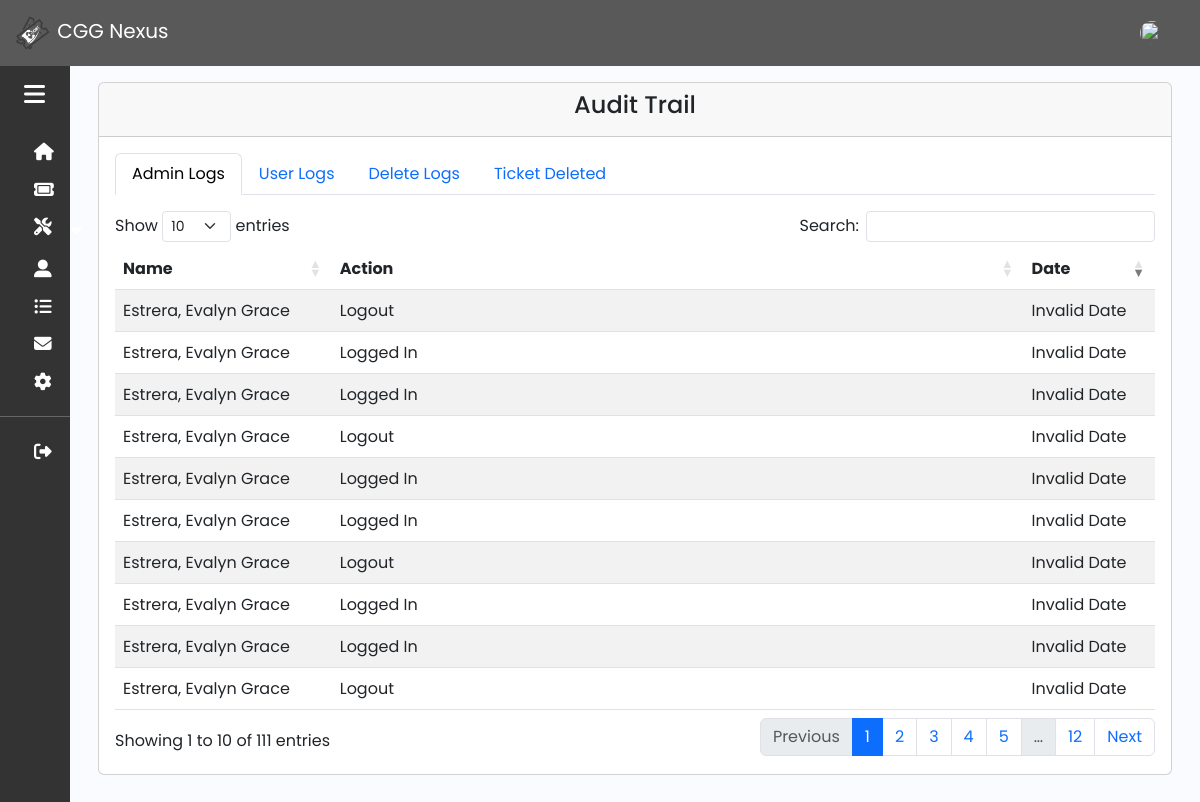
/admin/audit.php (signed in), run on the app's committed database.
### tables this page shows
CREATE TABLE `audit_trail` (
  `at_id` int(11) NOT NULL,
  `user_id` int(11) NOT NULL,
  `Action` varchar(550) NOT NULL,
  `delete_reason` varchar(255) NOT NULL,
  `Date` timestamp NOT NULL DEFAULT current_timestamp() ON UPDATE current_timestamp()
);

### admin/audit.php (the view, shortened to what this page needs)
<?php
include 'sidebar_navbar.php';
?>
<!DOCTYPE html>
<html lang="en">
<head>
    <link rel="stylesheet" href="css/bootstrap/bootstrap.min.css">
    <link rel="stylesheet" href="css/fontawesome/css/all.css">
    <link rel="stylesheet" href="https://cdnjs.cloudflare.com/ajax/libs/twitter-bootstrap/5.3.0/css/bootstrap.min.css">
    <link rel="stylesheet" href="https://cdn.datatables.net/1.13.7/css/dataTables.bootstrap5.min.css">
    <link rel="stylesheet" href="css/sidebar.css">
</head>
<body>
    <div class="main p-3">
        <div class="container">
            <div class="row">
                <div class="col-md-12">
                    <div class="card">
                        <div class="card-header">
                            <div class="text-center">
                                <h4>Audit Trail</h4>
                            </div>
                        </div>
                        <div class="card-body">
                            <ul class="nav nav-tabs nav-tabs-bordered">
                                <li class="nav-item">
                                    <button class="nav-link active" data-bs-toggle="tab" data-bs-target="#admin-audit">Admin Logs</button>
                                </li>
                                <li class="nav-item">
                                    <button class="nav-link" data-bs-toggle="tab" data-bs-target="#user-audit">User Logs</button>
                                </li>
                                <li class="nav-item">
                                    <button class="nav-link" data-bs-toggle="tab" data-bs-target="#delete-audit">Delete Logs</button>
                                </li>
                                <li class="nav-item">
                                    <button class="nav-link" data-bs-toggle="tab" data-bs-target="#ticket-delete">Ticket Deleted</button>
                                </li>
                            </ul>
                            <div class="tab-content mt-3">
                                <div class="tab-pane fade show active" id="admin-audit">
                                    <table id="adminTable" class="table table-striped" style="width:100%">
                                        <thead>
                                            <tr>
                                                <th>Name</th>
                                                <th>Action</th>
                                                <th>Date</th>
                                            </tr>
                                        </thead>
                                        <tbody>
                                            <?php
                                            $adminlogs = "SELECT audit_trail.user_id, audit_trail.Action, audit_trail.Date, CONCAT(user.lastname, ', ', user.firstname) AS NAME, user.role FROM audit_trail JOIN user ON audit_trail.user_id = user.user_id WHERE user.role = 0 ORDER BY audit_trail.Date DESC";
                                            $adminlogsResult = mysqli_query($con, $adminlogs);
                                            while ($row1 = mysqli_fetch_assoc($adminlogsResult)) {
                                                echo "<tr>";
                                                echo "<td>" . $row1['NAME'] . "</td>";
                                                echo "<td>" . $row1['Action'] . "</td>";
                                                echo "<td>" . date('F j, Y g:i A', strtotime($row1['Date'])) . "</td>";
                                                echo "</tr>";
                                            }
                                            ?>
                                        </tbody>
                                    </table>
                                </div>
                            </div>
                        </div>
                    </div>
                </div>
            </div>
        </div>
    </div>
</body>
</html>

### admin/css/sidebar.css (style rules this page uses)
body { font-family: "Poppins", sans-serif; }
.main { min-height: 100vh; width: 100%; overflow: hidden; transition: all 0.35s ease-in-out; background-color: #fafbfe; }
.nav-item, .fa-solid { color: white; }
li { display: inline-block; }

### data on the page
audit_trail: NAME "Estrera, Evalyn Grace", Action "Logout"
audit_trail: NAME "Estrera, Evalyn Grace", Action "Logged In"
audit_trail: NAME "Estrera, Evalyn Grace", Action "Logged In"
audit_trail: NAME "Estrera, Evalyn Grace", Action "Logout"
audit_trail: NAME "Estrera, Evalyn Grace", Action "Logged In"
audit_trail: NAME "Estrera, Evalyn Grace", Action "Logged In"
audit_trail: NAME "Estrera, Evalyn Grace", Action "Logout"
audit_trail: NAME "Estrera, Evalyn Grace", Action "Logged In"
audit_trail: NAME "Estrera, Evalyn Grace", Action "Logged In"
audit_trail: NAME "Estrera, Evalyn Grace", Action "Logout"
